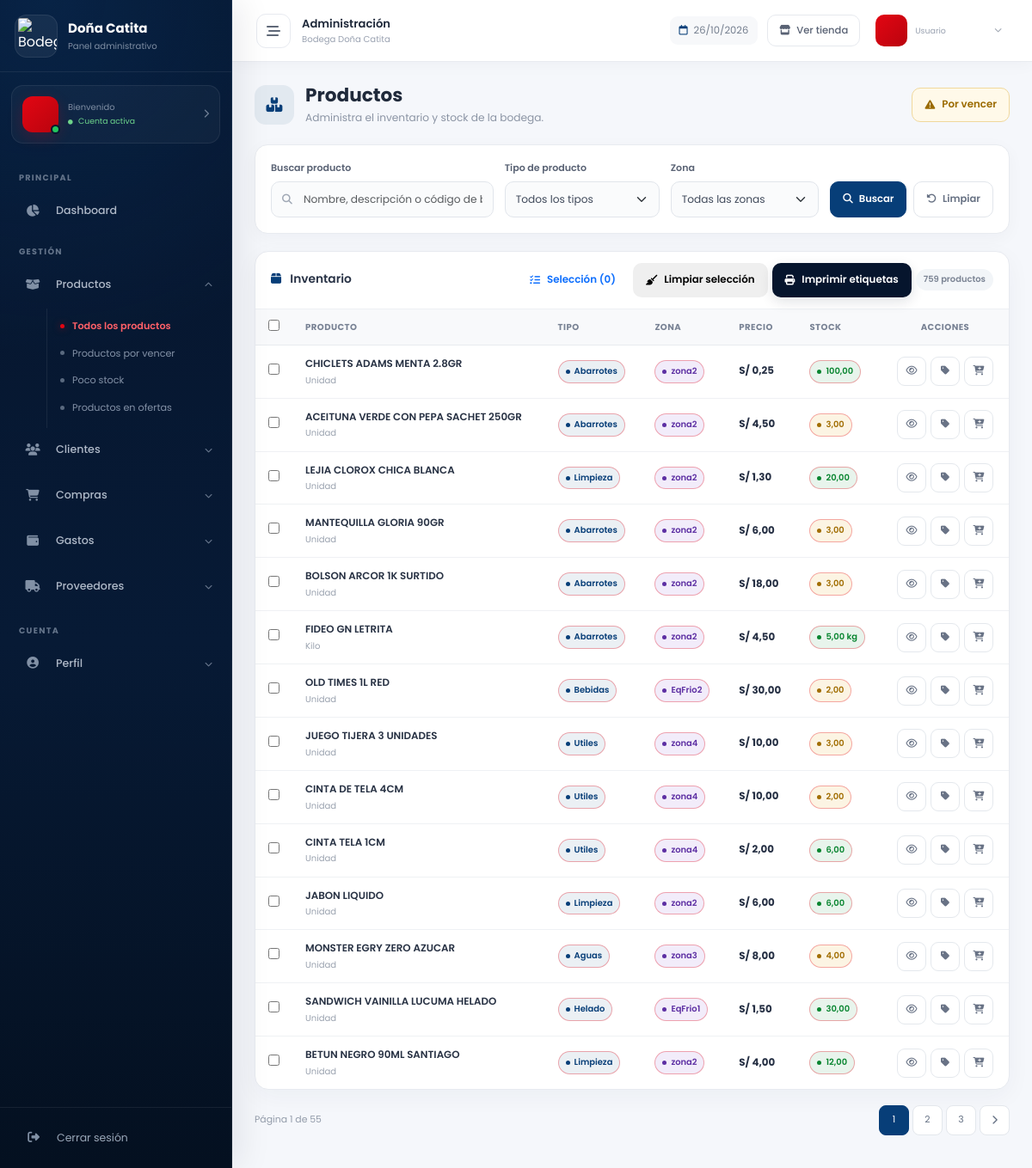
/productos/, run on the app's committed database.
### productos/models.py (models this page shows, shortened)
class Producto(models.Model):
    nombre = models.CharField(max_length=200)
    precio = models.DecimalField(max_digits=10, decimal_places=2)
    costo = models.DecimalField(max_digits=10, decimal_places=2, default=0.00)
    stock = models.DecimalField(max_digits=10, decimal_places=2, default=0.00)
    tipoProducto = models.CharField(max_length=100)
    unidadMedida = models.CharField(max_length=50, blank=True)
    zona = models.CharField(
        max_length=30,
        choices=[
            ('zona1', 'zona1'),
            ('zona2', 'zona2'),
            ('zona3', 'zona3'),
            ('zona4', 'zona4'),
            ('zona5', 'zona5'),
            ('zona6', 'zona6'),
            ('zona7', 'zona7'),
            ('zona8', 'zona8'),
            ('EqFrio1', 'EqFrio1'),
            ('EqFrio2', 'EqFrio2'),
            ('EqFrio3', 'EqFrio3'),
            ('EqFrio4', 'EqFrio4'),
            ('EqFrio5', 'EqFrio5'),
        ],
        default='zona1',
        blank=True,
    )
    fechaVencimiento = models.DateField(blank=True, null=True)
    detalle = models.TextField(blank=True)
    imagen = models.CharField(max_length=255, blank=True)
    codigo_barras = models.CharField(max_length=13, unique=True, blank=True, null=True)
    codigo_barras_imagen = models.CharField(max_length=255, blank=True, default='')
    en_oferta = models.BooleanField(default=False)
    descuento_oferta = models.DecimalField(max_digits=5, decimal_places=2, default=0.00)
    created_at = models.DateTimeField(auto_now_add=True)
    updated_at = models.DateTimeField(auto_now=True)

### productos/views.py (the view)
# urls.py: path('', views.lista_productos, name='lista_productos'),
def lista_productos(request):
	query = request.GET.get('q', '').strip()
	tipo = request.GET.get('tipo', '').strip()
	zona = request.GET.get('zona', '').strip()
	productos = Producto.objects.all().order_by('-created_at')
	if query:
		productos = productos.filter(
			Q(nombre__icontains=query)
			| Q(detalle__icontains=query)
			| Q(codigo_barras__icontains=query)
		)
	if tipo:
		productos = productos.filter(tipoProducto__iexact=tipo)
	if zona:
		productos = productos.filter(zona__iexact=zona)
	tipos_disponibles = Producto.objects.values_list('tipoProducto', flat=True).distinct().order_by('tipoProducto')
	zonas_disponibles = Producto.objects.exclude(zona='').values_list('zona', flat=True).distinct().order_by('zona')
	paginator = Paginator(productos, 14)  # Mostrar 14 productos por página
	page_number = request.GET.get('page')
	page_obj = paginator.get_page(page_number)
	productos_seleccionados_ids = _obtener_ids_seleccionados(request)
	productos_seleccionados = list(Producto.objects.filter(pk__in=productos_seleccionados_ids).order_by('nombre'))
	return render(request, 'productos/lista_productos.html', {
		'page_obj': page_obj,
		'query': query,
		'tipo': tipo,
		'zona': zona,
		'tipos_disponibles': tipos_disponibles,
		'zonas_disponibles': zonas_disponibles,
		'productos_seleccionados': productos_seleccionados,
		'productos_seleccionados_ids': productos_seleccionados_ids,
		'vista_seleccionados': False,
		'total_seleccionados': len(productos_seleccionados),
	})

### productos/views.py (called while the page is built)
def _obtener_ids_seleccionados(request):
    ids = request.session.get('productos_seleccionados', [])
    seleccionados = []
    for item in ids:
        try:
            seleccionados.append(int(item))
        except (TypeError, ValueError):
            continue
    return seleccionados

### productos/templates/productos/lista_productos.html (shortened to what this page needs)
{% extends 'base_admin.html' %}
{% load static %}
{% block content %}
<div class="dc-list-page">
  <div class="dc-page-header">
    <div class="dc-page-heading">
      <div class="dc-page-heading-icon">
        <i class="fa-solid fa-boxes-stacked"></i>
      </div>
      <div>
        <h1>Productos</h1>
        <p>
          Administra el inventario y stock de la bodega.
        </p>
      </div>
    </div>
    <div class="dc-page-actions">
      <a href="{% url 'productos_vencer' %}" class="dc-btn dc-btn-warning">
        <i class="fa-solid fa-triangle-exclamation"></i>
        Por vencer
      </a>
    </div>
  </div>
  <form method="get" class="dc-filter-card">
    <div class="dc-filter-grid dc-filter-grid-4">
      <div class="dc-filter-field">
        <label for="buscarProducto">
          Buscar producto
        </label>
        <div class="dc-input-wrap">
          <input id="buscarProducto" type="text" name="q" class="form-control" value="{{ query }}"
            placeholder="Nombre, descripción o código de barras">
        </div>
      </div>
      <div class="dc-filter-field">
        <label for="tipoProducto">
          Tipo de producto
        </label>
        <select id="tipoProducto" name="tipo" class="form-select">
          <option value="">
            Todos los tipos
          </option>
        </select>
      </div>
      <div class="dc-filter-field">
        <label for="zonaProducto">
          Zona
        </label>
        <select id="zonaProducto" name="zona" class="form-select">
          <option value="">
            Todas las zonas
          </option>
        </select>
      </div>
      <div class="dc-filter-actions">
        <button type="submit" class="dc-filter-submit">
          <i class="fa-solid fa-magnifying-glass"></i>
          Buscar
        </button>
        <a href="{% url 'lista_productos' %}" class="dc-filter-clear" title="Limpiar filtros">
          <i class="fa-solid fa-rotate-left"></i>
          Limpiar
        </a>
      </div>
    </div>
  </form>
  <div class="dc-table-card">
    <div class="dc-table-card-header">
      <h2>
        <i class="fa-solid fa-box"></i>
        Inventario
      </h2>
      <div class="dc-table-actions">
        <a href="{% url 'productos_seleccionados' %}" class="dc-btn dc-btn-secondary">
          <i class="fa-solid fa-list-check"></i>
          Selección ({{ total_seleccionados|default:0 }})
        </a>
        <form method="post" action="{% url 'guardar_seleccion_productos' %}" class="dc-inline-form" id="formLimpiarSeleccion">
          <button type="submit" class="dc-btn dc-btn-outline-danger">
            <i class="fa-solid fa-broom"></i>
            Limpiar selección
          </button>
        </form>
        <form method="post" action="{% url 'imprimir_etiquetas_productos' %}" id="formEtiquetasMasivas">
          <button type="button" id="btnImprimirEtiquetas" class="dc-btn dc-btn-primary">
            <i class="fa-solid fa-print"></i>
            Imprimir etiquetas
          </button>
        </form>
        <span class="dc-table-count">
          {{ page_obj.paginator.count }} productos
        </span>
      </div>
    </div>
    {% if page_obj.object_list %}
    <div class="dc-table-responsive">
      <table class="dc-admin-table">
        <thead>
          <tr>
            <th class="text-center" style="width: 40px;">
              <input type="checkbox" id="seleccionarTodoProductos" aria-label="Seleccionar todos">
            </th>
            <th>Producto</th>
            <th>Tipo</th>
            <th>Zona</th>
            <th>Precio</th>
            <th>Stock</th>
            <th class="text-center">Acciones</th>
          </tr>
        </thead>
        <tbody>
          {% for p in page_obj.object_list %}
          <tr>
            <td data-label="Seleccionar" class="text-center">
              <input type="checkbox" name="producto_ids" value="{{ p.pk }}" class="check-producto-etiqueta" form="formEtiquetasMasivas" data-producto-id="{{ p.pk }}" data-nombre="{{ p.nombre }}" data-codigo-barras="{{ p.codigo_barras|default:'' }}" data-imagen="{% if p.codigo_barras_imagen %}{% static p.codigo_barras_imagen %}{% endif %}" {% if p.pk in productos_seleccionados_ids %}checked{% endif %}>
            </td>
            <td data-label="Producto">
              <span class="dc-record-title">
                {{ p.nombre }}
              </span>
              {% if p.unidadMedida %}
              <span class="dc-record-subtitle">
                {{ p.unidadMedida }}
              </span>
              {% endif %}
            </td>
            <td data-label="Tipo">
              <span class="dc-badge dc-badge-blue">
                {{ p.tipoProducto }}
              </span>
            </td>
            <td data-label="Zona">
              <span class="dc-badge dc-badge-secondary">
                {{ p.zona }}
              </span>
            </td>
            <td data-label="Precio">
              <span class="dc-money">
                S/ {{ p.precio|floatformat:2 }}
              </span>
            </td>
            <td data-label="Stock">
              {% if p.unidadMedida == 'Kilo' %}
              {% if p.stock < 0.5 %} <span class="dc-badge dc-badge-red">
                {{ p.stock }} kg
                </span>
                {% else %}
                <span class="dc-badge dc-badge-green">
                  {{ p.stock }} kg
                </span>
                {% endif %}
                {% else %}
                {% if p.stock <= 5 %} <span class="dc-badge dc-badge-warning">
                  {{ p.stock }}
                  </span>
                  {% else %}
                  <span class="dc-badge dc-badge-green">
                    {{ p.stock }}
                  </span>
                  {% endif %}
                  {% endif %}
            </td>
            <td data-label="Acciones">
              <div class="dc-table-actions">
                <a href="{% url 'detalle_producto' p.pk %}" class="dc-action-btn dc-action-view" title="Ver producto"
                  aria-label="Ver producto">
                  <i class="fa-regular fa-eye"></i>
                </a>
                <form method="post" action="{% url 'toggle_oferta_producto' p.pk %}">
                  <button type="submit" class="dc-action-btn {% if p.en_oferta %}dc-action-offer-active{% else %}dc-action-offer{% endif %}" title="{% if p.en_oferta %}Quitar de ofertas{% else %}Agregar a ofertas{% endif %}"
                    aria-label="{% if p.en_oferta %}Quitar de ofertas{% else %}Agregar a ofertas{% endif %}">
                    <i class="fa-solid fa-tag"></i>
                  </button>
                </form>
                <form method="post" action="{% url 'agregar_carrito' p.pk %}">
                  <button type="submit" class="dc-action-btn dc-action-cart" title="Agregar al carrito"
                    aria-label="Agregar al carrito">
                    <i class="fa-solid fa-cart-plus"></i>
                  </button>
                </form>
              </div>
            </td>
          </tr>
          {% endfor %}
        </tbody>
      </table>
    </div>
    {% endif %}
  </div>
  {% if page_obj.paginator.num_pages > 1 %}
  <div class="dc-pagination-wrapper">
    <div class="dc-pagination-info">
      Página {{ page_obj.number }}
      de {{ page_obj.paginator.num_pages }}
    </div>
    <nav aria-label="Paginación">
      <ul class="pagination dc-pagination">
        {% for num in page_obj.paginator.page_range %}
        {% if num == page_obj.number %}
        <li class="page-item active">
          <span class="page-link">
            {{ num }}
          </span>
        </li>
        {% elif num >= page_obj.number|add:'-2' and num <= page_obj.number|add:'2' %} <li class="page-item">
          <a class="page-link" href="?q={{ query|urlencode }}&tipo={{ tipo|urlencode }}&zona={{ zona|urlencode }}&page={{ num }}">
            {{ num }}
          </a>
          </li>
          {% endif %}
          {% endfor %}
          {% if page_obj.has_next %}
          <li class="page-item">
            <a class="page-link"
              href="?q={{ query|urlencode }}&tipo={{ tipo|urlencode }}&zona={{ zona|urlencode }}&page={{ page_obj.next_page_number }}"
              aria-label="Página siguiente">
              <i class="fa-solid fa-chevron-right"></i>
            </a>
          </li>
          {% endif %}
      </ul>
    </nav>
  </div>
  {% endif %}
</div>
{% endblock %}

### static/css/sidebar.css (style rules this page uses)
:root { --sidebar-width: 270px; --sidebar-collapsed: 84px; --sidebar-bg: #06152D; --sidebar-bg-2: #081C38; --sidebar-text: #D5DCE7; --sidebar-muted: #7F8EA3; --sidebar-red: #E30613; --sidebar-green: #16A34A; --sidebar-border: rgba(255, 255, 255, .07); --admin-topbar-height: 72px; }
html, body { min-height: 100%; }
.dc-admin-body { min-height: 100vh; margin: 0; background: #F5F7FB; font-family: 'Poppins', sans-serif; }

### static/css/catalogo.css (style rules this page uses)
:root { --cat-blue-dark: #06152D; --cat-blue: #073E78; --cat-blue-light: #0D5BA8; --cat-red: #E30613; --cat-red-light: #F02B36; --cat-green: #07852F; --cat-green-light: #16A34A; --cat-white: #FFFFFF; --cat-bg: #F6F8FC; --cat-text: #162033; --cat-muted: #6B7585; --cat-border: #E4E9F0; }

### data on the page
Producto: nombre "CHICLETS ADAMS MENTA 2.8GR", unidadMedida "Unidad", tipoProducto "Abarrotes", zona "zona2", precio "0,25", stock "100,00"
Producto: nombre "ACEITUNA VERDE CON PEPA SACHET 250GR", unidadMedida "Unidad", tipoProducto "Abarrotes", zona "zona2", precio "4,50", stock "3,00"
Producto: nombre "LEJIA CLOROX CHICA BLANCA", unidadMedida "Unidad", tipoProducto "Limpieza", zona "zona2", precio "1,30", stock "20,00"
Producto: nombre "MANTEQUILLA GLORIA 90GR", unidadMedida "Unidad", tipoProducto "Abarrotes", zona "zona2", precio "6,00", stock "3,00"
Producto: nombre "BOLSON ARCOR 1K SURTIDO", unidadMedida "Unidad", tipoProducto "Abarrotes", zona "zona2", precio "18,00", stock "3,00"
Producto: nombre "FIDEO GN LETRITA", unidadMedida "Kilo", tipoProducto "Abarrotes", zona "zona2", precio "4,50", stock "5,00"
Producto: nombre "OLD TIMES 1L RED", unidadMedida "Unidad", tipoProducto "Bebidas", zona "EqFrio2", precio "30,00", stock "2,00"
Producto: nombre "JUEGO TIJERA 3 UNIDADES", unidadMedida "Unidad", tipoProducto "Utiles", zona "zona4", precio "10,00", stock "3,00"
Producto: nombre "CINTA DE TELA 4CM", unidadMedida "Unidad", tipoProducto "Utiles", zona "zona4", precio "10,00", stock "2,00"
Producto: nombre "CINTA TELA 1CM", unidadMedida "Unidad", tipoProducto "Utiles", zona "zona4", precio "2,00", stock "6,00"
Producto: nombre "JABON LIQUIDO", unidadMedida "Unidad", tipoProducto "Limpieza", zona "zona2", precio "6,00", stock "6,00"
Producto: nombre "MONSTER EGRY ZERO AZUCAR", unidadMedida "Unidad", tipoProducto "Aguas", zona "zona3", precio "8,00", stock "4,00"
Producto: nombre "SANDWICH VAINILLA LUCUMA HELADO", unidadMedida "Unidad", tipoProducto "Helado", zona "EqFrio1", precio "1,50", stock "30,00"
Producto: nombre "BETUN NEGRO 90ML SANTIAGO", unidadMedida "Unidad", tipoProducto "Limpieza", zona "zona2", precio "4,00", stock "12,00"

### other printed values
{{ total_seleccionados|default:0 }} "0"
{{ page_obj.paginator.count }} "759"
{{ page_obj.number }} "1"
{{ page_obj.paginator.num_pages }} "55"
{{ num }} "1"
{{ num }} "2" "3"
